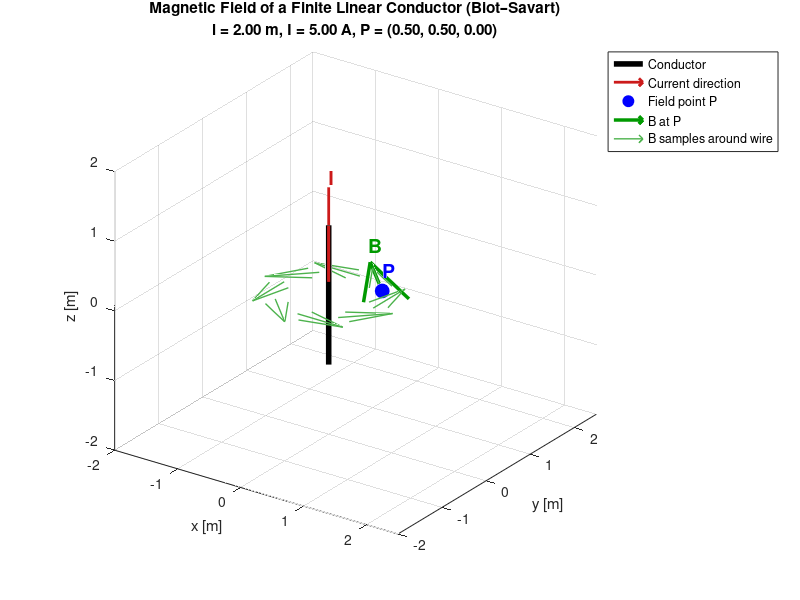

Recreate this plot in MATLAB.
%% Magnetic Field of a Finite Linear Conductor using Biot-Savart Law
% This script models a straight conductor carrying current I and computes
% the magnetic field at a point P using numerical integration of the
% Biot-Savart law.

clear; clc; close all;

%% ==================== USER INPUTS ====================
% Conductor parameters
l  = 2.0;        % Length of conductor [m]
I  = 5.0;        % Current magnitude [A] (positive = +z direction)

% Conductor center location A = (Ax, Ay, Az)
Ax = 0.0; 
Ay = 0.0; 
Az = 0.0;

% Field point P = (Px, Py, Pz)
Px = 0.5; 
Py = 0.5; 
Pz = 0.0;

% Numerical integration resolution
N = 1000;        % Number of segments along the conductor

%% ==================== CONSTANTS ====================
mu0 = 4*pi*1e-7;   % Permeability of free space [H/m]

%% ==================== CONDUCTOR GEOMETRY ====================
% Conductor is parallel to z-axis, centered at (Ax, Ay, Az)
% Endpoints: from z = Az - l/2 to z = Az + l/2
z1 = Az - l/2;
z2 = Az + l/2;

% Discretize the conductor into N segments
z_nodes = linspace(z1, z2, N+1);
dz = (z2 - z1)/N;     % Segment length

%% ==================== BIOT-SAVART NUMERICAL INTEGRATION ====================
% B(r) = (mu0 * I / (4*pi)) * Integral[ dl x (r - r') / |r - r'|^3 ]

B = [0, 0, 0];   % Initialize magnetic field vector

for k = 1:N
    % Midpoint of the k-th segment on the source conductor
    zk = (z_nodes(k) + z_nodes(k+1))/2;
    source = [Ax, Ay, zk];
    
    % Differential length element vector dl (directed along +z, current direction)
    dl = [0, 0, I*dz];   % Note: current magnitude folded in here
    
    % Vector from source point to field point P
    r_vec = [Px - source(1), Py - source(2), Pz - source(3)];
    r_mag = norm(r_vec);
    
    % Avoid singularity if P lies on the conductor
    if r_mag < 1e-9
        error('Field point P lies on the conductor. Choose a different P.');
    end
    
    % Contribution to B from this segment
    dB = (mu0/(4*pi)) * cross(dl, r_vec) / r_mag^3;
    
    % Accumulate
    B = B + dB;
end

%% ==================== DISPLAY RESULTS ====================
fprintf('===== Magnetic Field Computation =====\n');
fprintf('Conductor length l    = %.3f m\n', l);
fprintf('Current I             = %.3f A (along +z)\n', I);
fprintf('Conductor center A    = (%.3f, %.3f, %.3f) m\n', Ax, Ay, Az);
fprintf('Field point P         = (%.3f, %.3f, %.3f) m\n', Px, Py, Pz);
fprintf('\nMagnetic field B at P:\n');
fprintf('  Bx = %.6e T\n', B(1));
fprintf('  By = %.6e T\n', B(2));
fprintf('  Bz = %.6e T\n', B(3));
fprintf('  |B| = %.6e T\n', norm(B));

%% ==================== COMPARISON WITH ANALYTICAL SOLUTION ====================
% For an infinite wire along z: B = mu0*I/(2*pi*rho) * phi_hat
% For a finite wire, closed-form exists. We'll just print for reference.
rho = sqrt((Px - Ax)^2 + (Py - Ay)^2);
if rho > 1e-9
    B_inf = mu0 * I / (2*pi*rho);
    fprintf('\nReference: |B| for infinite wire = %.6e T\n', B_inf);
    fprintf('Ratio |B_finite| / |B_infinite| = %.4f\n', norm(B)/B_inf);
end

%% ==================== 3D PLOT ====================
figure('Color','w','Position',[100 100 900 700]);
hold on; grid on; axis equal;
view(35, 25);

% --- Plot conductor ---
plot3([Ax Ax], [Ay Ay], [z1 z2], 'k-', 'LineWidth', 4);

% Arrow to show current direction
quiver3(Ax, Ay, z2, 0, 0, 0.3*l, ...
    'Color', [0.8 0.1 0.1], 'LineWidth', 2, 'MaxHeadSize', 1.5);
text(Ax, Ay, z2 + 0.35*l, 'I', 'Color', [0.8 0.1 0.1], ...
    'FontSize', 14, 'FontWeight', 'bold');

% --- Plot field point P ---
plot3(Px, Py, Pz, 'bo', 'MarkerSize', 10, 'MarkerFaceColor', 'b');
text(Px, Py, Pz + 0.15*l, 'P', 'Color', 'b', ...
    'FontSize', 14, 'FontWeight', 'bold');

% --- Plot magnetic field vector at P (scaled for visibility) ---
B_mag = norm(B);
if B_mag > 0
    scale = 0.5 * l / B_mag;     % Scale arrow for visualization
    quiver3(Px, Py, Pz, B(1)*scale, B(2)*scale, B(3)*scale, ...
        'Color', [0 0.6 0], 'LineWidth', 2.5, 'MaxHeadSize', 0.8);
    text(Px + B(1)*scale, Py + B(2)*scale, Pz + B(3)*scale + 0.1*l, ...
        'B', 'Color', [0 0.6 0], 'FontSize', 14, 'FontWeight', 'bold');
end

% --- Optional: visualize a few other field vectors to show B direction ---
% Sample ring of points around the wire
theta = linspace(0, 2*pi, 9);
r_ring = max(rho, 0.3*l);
for th = theta(1:end-1)
    xp = Ax + r_ring*cos(th);
    yp = Ay + r_ring*sin(th);
    zp = Pz;
    % Compute B at this ring point using same numerical integral
    Bp = [0 0 0];
    for k = 1:N
        zk = (z_nodes(k)+z_nodes(k+1))/2;
        src = [Ax, Ay, zk];
        rv  = [xp-src(1), yp-src(2), zp-src(3)];
        rm  = norm(rv);
        dlv = [0, 0, I*dz];
        Bp  = Bp + (mu0/(4*pi)) * cross(dlv, rv)/rm^3;
    end
    if norm(Bp) > 0
        s = 0.4*l/norm(Bp);
        quiver3(xp, yp, zp, Bp(1)*s, Bp(2)*s, Bp(3)*s, ...
            'Color', [0.3 0.7 0.3], 'LineWidth', 1, 'MaxHeadSize', 0.5);
    end
end

% --- Labels & formatting ---
xlabel('x [m]'); ylabel('y [m]'); zlabel('z [m]');
title({'Magnetic Field of a Finite Linear Conductor (Biot–Savart)', ...
       sprintf('l = %.2f m, I = %.2f A, P = (%.2f, %.2f, %.2f)', ...
       l, I, Px, Py, Pz)});
legend({'Conductor', 'Current direction', 'Field point P', ...
        'B at P', 'B samples around wire'}, 'Location', 'northeastoutside');

% Adjust axis limits for good view
xlim([min([Ax,Px])-l, max([Ax,Px])+l]);
ylim([min([Ay,Py])-l, max([Ay,Py])+l]);
zlim([min([z1,Pz])-0.5*l, max([z2,Pz])+0.5*l]);

hold off;
